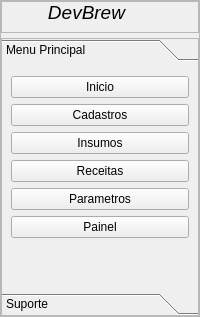
     <widget class="QFrame" name="menu">
      <property name="minimumSize">
       <size>
        <width>150</width>
        <height>0</height>
       </size>
      </property>
      <property name="maximumSize">
       <size>
        <width>200</width>
        <height>16777215</height>
       </size>
      </property>
      <property name="frameShape">
       <enum>QFrame::StyledPanel</enum>
      </property>
      <property name="frameShadow">
       <enum>QFrame::Raised</enum>
      </property>
      <layout class="QVBoxLayout" name="verticalLayout_2">
       <property name="spacing">
        <number>5</number>
       </property>
       <property name="leftMargin">
        <number>0</number>
       </property>
       <property name="topMargin">
        <number>0</number>
       </property>
       <property name="rightMargin">
        <number>0</number>
       </property>
       <property name="bottomMargin">
        <number>0</number>
       </property>
       <item>
        <widget class="QFrame" name="frame">
         <property name="minimumSize">
          <size>
           <width>0</width>
           <height>32</height>
          </size>
         </property>
         <property name="maximumSize">
          <size>
           <width>16777215</width>
           <height>32</height>
          </size>
         </property>
         <property name="frameShape">
          <enum>QFrame::StyledPanel</enum>
         </property>
         <property name="frameShadow">
          <enum>QFrame::Raised</enum>
         </property>
         <widget class="QLabel" name="label">
          <property name="geometry">
           <rect>
            <x>-10</x>
            <y>0</y>
            <width>191</width>
            <height>21</height>
           </rect>
          </property>
          <property name="text">
           <string>&lt;html&gt;&lt;head/&gt;&lt;body&gt;&lt;p align=&quot;center&quot;&gt;&lt;span style=&quot; font-size:14pt; font-style:italic;&quot;&gt;DevBrew&lt;/span&gt;&lt;/p&gt;&lt;/body&gt;&lt;/html&gt;</string>
          </property>
         </widget>
        </widget>
       </item>
       <item>
        <widget class="QFrame" name="frame_2">
         <property name="frameShape">
          <enum>QFrame::StyledPanel</enum>
         </property>
         <property name="frameShadow">
          <enum>QFrame::Raised</enum>
         </property>
         <layout class="QVBoxLayout" name="verticalLayout_3">
          <property name="spacing">
           <number>0</number>
          </property>
          <property name="leftMargin">
           <number>0</number>
          </property>
          <property name="topMargin">
           <number>0</number>
          </property>
          <property name="rightMargin">
           <number>0</number>
          </property>
          <property name="bottomMargin">
           <number>0</number>
          </property>
          <item>
           <widget class="QToolBox" name="toolBox">
            <property name="currentIndex">
             <number>0</number>
            </property>
            <widget class="QWidget" name="principal_pgtool">
             <property name="geometry">
              <rect>
               <x>0</x>
               <y>0</y>
               <width>146</width>
               <height>415</height>
              </rect>
             </property>
             <attribute name="label">
              <string>Menu Principal</string>
             </attribute>
             <layout class="QVBoxLayout" name="verticalLayout_4">
              <item>
               <widget class="QPushButton" name="inicio_btn">
                <property name="text">
                 <string>Inicio</string>
                </property>
               </widget>
              </item>
              <item>
               <widget class="QPushButton" name="cadastros_btn">
                <property name="text">
                 <string>Cadastros</string>
                </property>
               </widget>
              </item>
              <item>
               <widget class="QPushButton" name="insumos_btn">
                <property name="text">
                 <string>Insumos</string>
                </property>
               </widget>
              </item>
              <item>
               <widget class="QPushButton" name="receitas_btn">
                <property name="text">
                 <string>Receitas</string>
                </property>
               </widget>
              </item>
              <item>
               <widget class="QPushButton" name="parametros_btn">
                <property name="text">
                 <string>Parametros</string>
                </property>
               </widget>
              </item>
              <item>
               <widget class="QPushButton" name="painel_btn">
                <property name="text">
                 <string>Painel</string>
                </property>
               </widget>
              </item>
              <item>
               <spacer name="verticalSpacer">
                <property name="orientation">
                 <enum>Qt::Vertical</enum>
                </property>
                <property name="sizeHint" stdset="0">
                 <size>
                  <width>20</width>
                  <height>40</height>
                 </size>
                </property>
               </spacer>
              </item>
             </layout>
            </widget>
            <widget class="QWidget" name="opcoes_pgtool">
             <property name="geometry">
              <rect>
               <x>0</x>
               <y>0</y>
               <width>146</width>
               <height>415</height>
              </rect>
             </property>
             <attribute name="label">
              <string>Suporte</string>
             </attribute>
            </widget>
           </widget>
          </item>
         </layout>
        </widget>
       </item>
      </layout>
     </widget>
